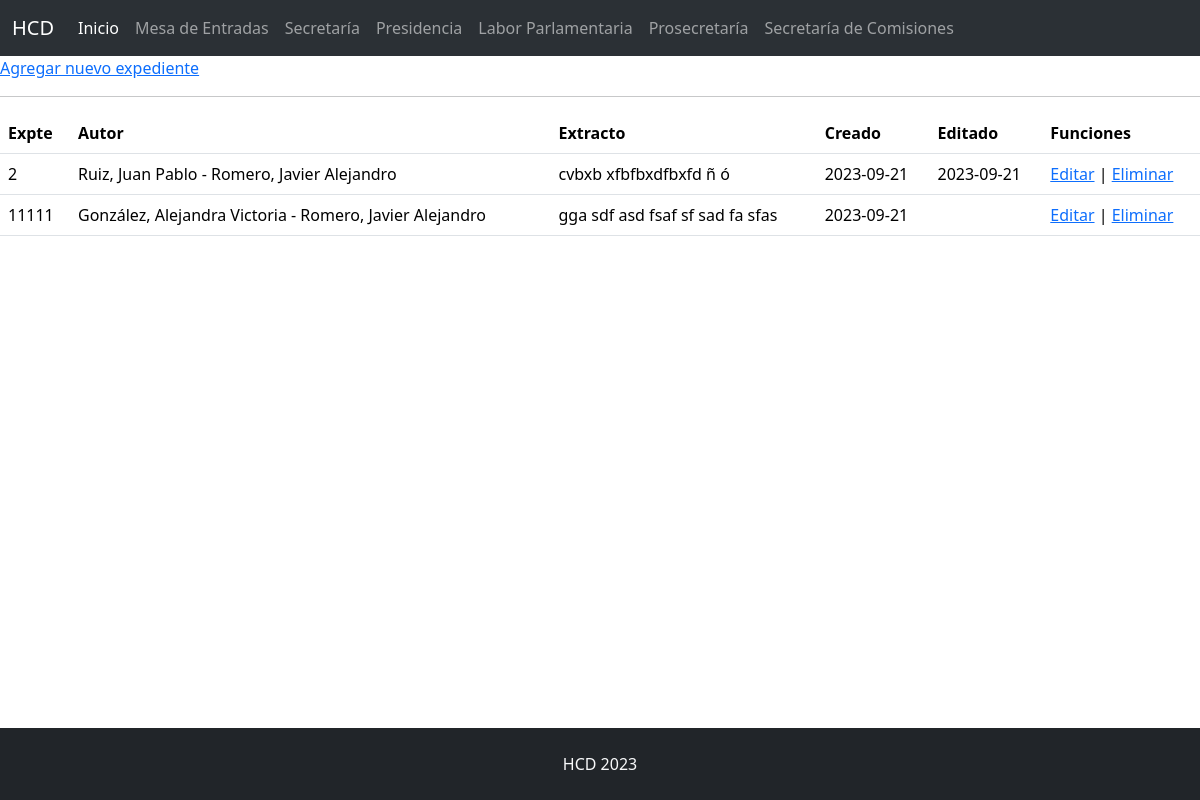
/mesa/, run on the app's committed database.
### tables this page shows
CREATE TABLE `mesa` (
  `id` int(133) NOT NULL,
  `archivo` varchar(255) DEFAULT NULL,
  `expte` varchar(255) DEFAULT NULL,
  `adjunto` varchar(255) DEFAULT NULL,
  `extracto` longtext DEFAULT NULL,
  `letra` varchar(255) DEFAULT NULL,
  `paginas` int(133) DEFAULT NULL,
  `autor` varchar(255) DEFAULT NULL,
  `estado` varchar(255) DEFAULT NULL,
  `tipo` varchar(255) DEFAULT NULL,
  `creado` date DEFAULT NULL,
  `editado` date DEFAULT NULL
);

### mesa/index.php (the view)
<?php include('../cabecera.php'); ?>
<?php include('../menu.php'); ?>
<body>
<a href="nuevo">Agregar nuevo expediente</a>
<hr>
<table class="table">
    <tr>
        <th>Expte</th>
        <th>Autor</th>
        <th>Extracto</th>
        <th>Creado</th>
        <th>Editado</th>
        <th>Funciones</th>
    </tr>
    <?php
    $consulta = mysqli_query($conexion, "SELECT * FROM mesa ORDER BY id DESC");
    while ($campo = mysqli_fetch_assoc($consulta)) {
    ?>
        <tr>
            <td><?php echo $campo['expte']; ?></td>
            <td><?php echo $campo['autor']; ?></td>
            <td><?php echo $campo['extracto']; ?></td>
            <td><?php echo $campo['creado']; ?></td>
            <td><?php echo $campo['editado']; ?></td>
            <td><a href="editar?id=<?php echo $campo['id']; ?>">Editar</a> | <a href="eliminar?id=<?php echo $campo['id']; ?>" onclick="return confirm('¿Desea eliminar el expediente <?php echo $campo['expte']; ?>?')">Eliminar</a></td>
        </tr>
    <?php
    }
    ?>
</table>
<?php include('../pie.php'); ?>

### css/estilo.css (style rules this page uses)
html { height: 100%; }
body { display: flex; flex-direction: column; min-height: 100%; }

### data on the page
mesa: expte "2", autor "Ruiz, Juan Pablo - Romero, Javier Alejandro", extracto "cvbxb xfbfbxdfbxfd ñ ó", creado "2023-09-21", editado "2023-09-21"
mesa: expte "11111", autor "González, Alejandra Victoria - Romero, Javier Alejandro", extracto "gga sdf asd fsaf sf sad fa sfas", creado "2023-09-21"
